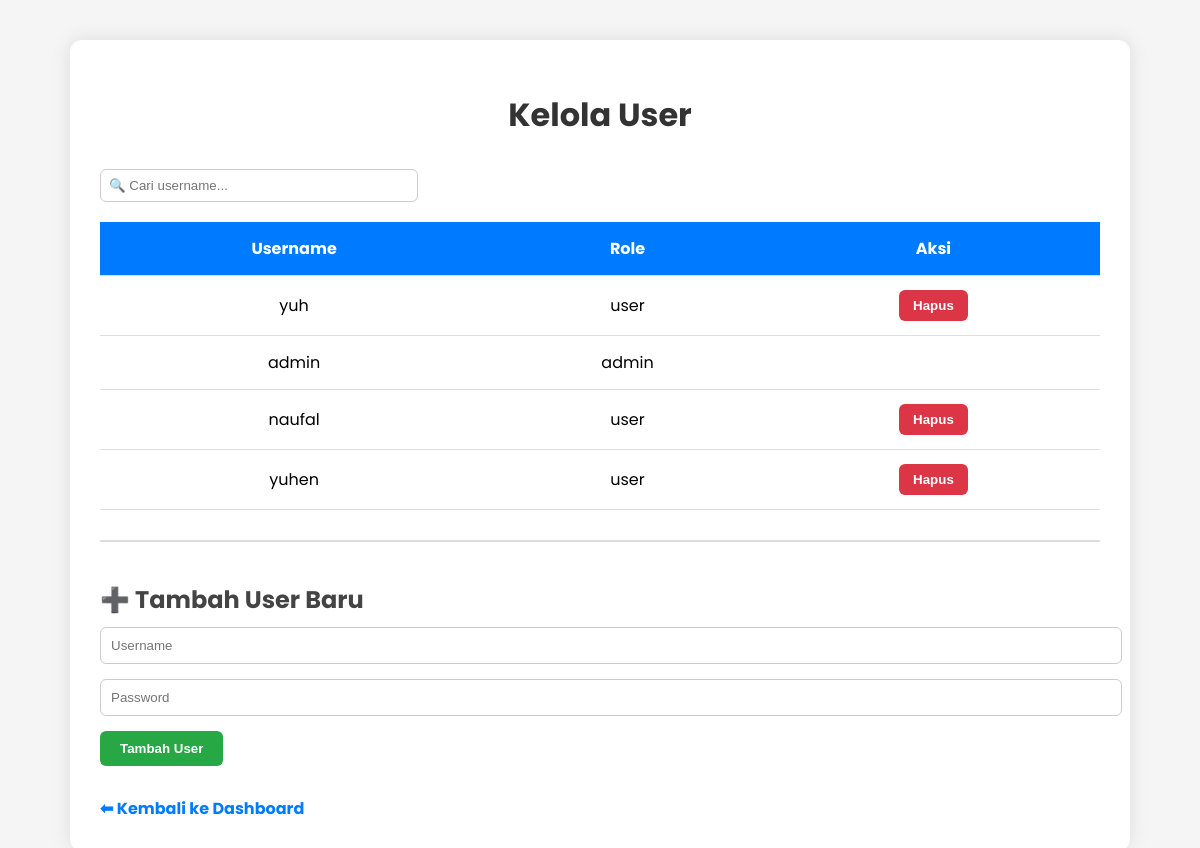
The app's page /admin/users (signed in), older data.
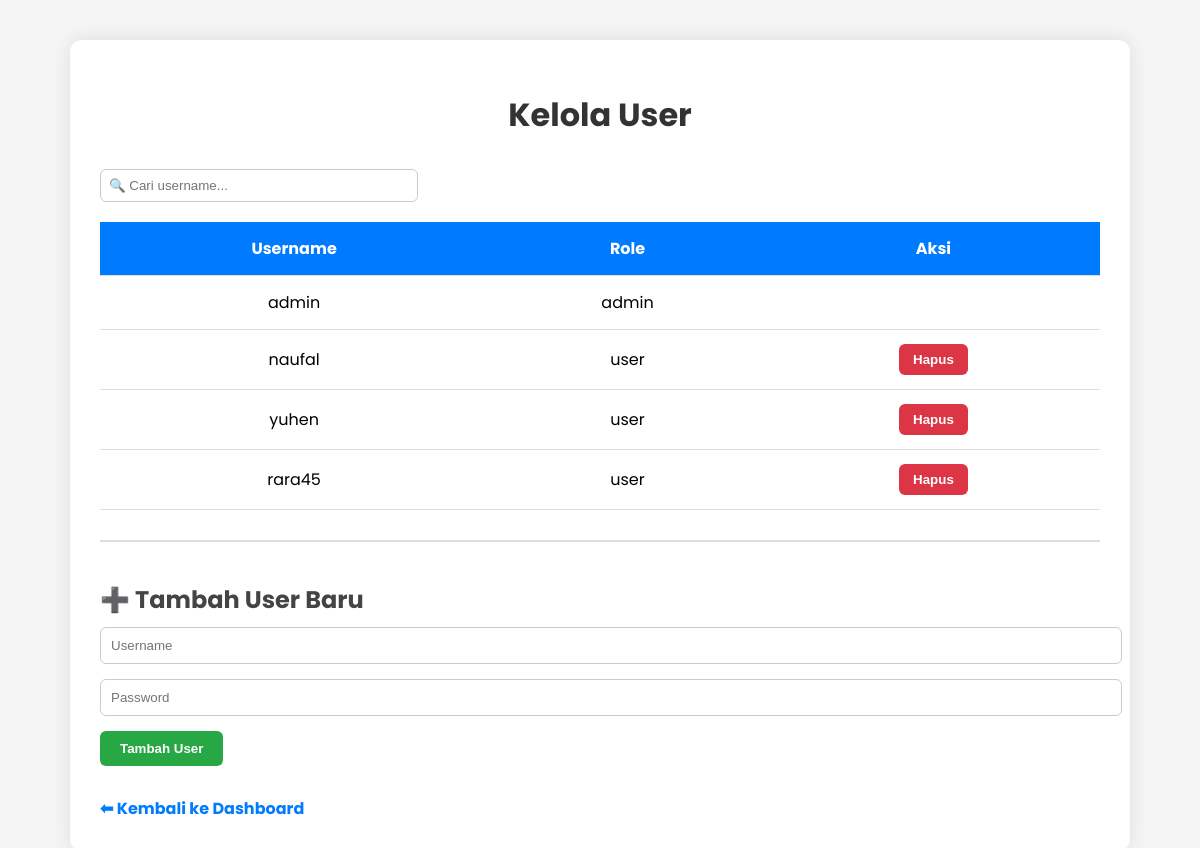
The same page, newer data.
### tables this page shows
CREATE TABLE users (
            id INTEGER PRIMARY KEY AUTOINCREMENT,
            username TEXT UNIQUE NOT NULL,
            password TEXT NOT NULL
        , role TEXT DEFAULT 'user');

### app.py (the view, shortened to what this page needs)
@app.route('/admin/users', methods=['GET', 'POST'])
def admin_users():
    if 'username' not in session or session.get('role') != 'admin':
        return redirect(url_for('login'))
    conn = get_db_connection()
    users = conn.execute("SELECT id, username, role FROM users").fetchall()
    conn.close()
    return render_template('admin_users.html', users=users)

### app.py (called while the page is built)
def get_db_connection():
    conn = sqlite3.connect(DATABASE)
    conn.row_factory = sqlite3.Row
    return conn

### templates/admin_users.html (shortened to what this page needs)
<!DOCTYPE html>
<html lang="en">
<head>
</head>
<body>
  <div class="container">
    <h1>Kelola User</h1>
    <div class="filter-box">
      <input type="text" id="searchInput" onkeyup="filterTable()" placeholder="🔍 Cari username...">
    </div>
    <table id="userTable">
      <thead>
        <tr>
          <th>Username</th>
          <th>Role</th>
          <th>Aksi</th>
        </tr>
      </thead>
      <tbody>
        {% for user in users %}
        <tr>
          <td>{{ user['username'] }}</td>
          <td>{{ user['role'] }}</td>
          <td>
            {% if user['username'] != 'admin' %}
              <form method="POST" action="{{ url_for('delete_user', user_id=user['id']) }}" onsubmit="return confirm('Yakin hapus {{ user['username'] }}?')">
              <button type="submit" class="btn">Hapus</button>
            </form>
            {% endif %}
          </td>
        </tr>
        {% endfor %}
      </tbody>
    </table>
    <div class="form-section">
      <h2>➕ Tambah User Baru</h2>
      <form action="{{ url_for('admin_users') }}" method="POST">
        <div class="form-group">
          <input type="text" name="username" placeholder="Username" required>
        </div>
        <div class="form-group">
          <input type="password" name="password" placeholder="Password" required>
        </div>
        <button type="submit" class="submit-btn">Tambah User</button>
      </form>
    </div>
    <div class="nav">
      <a href="{{ url_for('dashboard') }}">⬅ Kembali ke Dashboard</a>
    </div>
  </div>
</body>
</html>

### templates/admin_users.html (style rules this page uses)
body { font-family: 'Poppins', sans-serif; margin: 0; background-color: #f5f5f5; }
.container { max-width: 1000px; margin: 40px auto; background-color: white; padding: 30px; border-radius: 12px; box-shadow: 0 0 20px rgba(0,0,0,0.1); }
h1 { text-align: center; margin-bottom: 30px; color: #333; }
table { width: 100%; border-collapse: collapse; margin-top: 20px; }
th, td { padding: 14px 16px; border-bottom: 1px solid #ddd; text-align: center; }
th { background-color: #007bff; color: white; }
.btn { background-color: #dc3545; color: white; padding: 8px 14px; border: none; border-radius: 6px; cursor: pointer; font-weight: bold; }
.form-section { margin-top: 30px; padding-top: 20px; border-top: 2px solid #ddd; }
.form-section h2 { margin-bottom: 10px; color: #444; }
.form-group { margin-bottom: 15px; }
.form-group input { width: 100%; padding: 10px; border: 1px solid #ccc; border-radius: 6px; }
.submit-btn { background-color: #28a745; color: white; padding: 10px 20px; border: none; border-radius: 6px; cursor: pointer; font-weight: bold; }
.nav { margin-top: 30px; display: flex; justify-content: space-between; align-items: center; }
.nav a { color: #007bff; text-decoration: none; font-weight: bold; }
.filter-box { margin-bottom: 20px; }
.filter-box input { padding: 8px; width: 100%; max-width: 300px; border-radius: 6px; border: 1px solid #ccc; }

Row changes from the older to the newer data that the page shows:
removed users: username "yuh", role "user"
added users: username "rara45", role "user"
